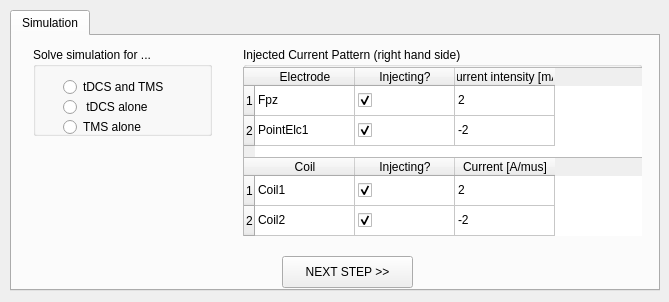
<?xml version="1.0" encoding="UTF-8"?>
<ui version="4.0">
 <class>SetupRHSforTDCSandTMSDialog</class>
 <widget class="QWidget" name="SetupRHSforTDCSandTMSDialog">
  <property name="geometry">
   <rect>
    <x>0</x>
    <y>0</y>
    <width>669</width>
    <height>302</height>
   </rect>
  </property>
  <property name="windowTitle">
   <string>SetupRHSforTDCSandTMSDialog</string>
  </property>
  <widget class="QTabWidget" name="tabWidget">
   <property name="geometry">
    <rect>
     <x>10</x>
     <y>10</y>
     <width>650</width>
     <height>281</height>
    </rect>
   </property>
   <property name="currentIndex">
    <number>0</number>
   </property>
   <widget class="QWidget" name="Simulation">
    <property name="whatsThis">
     <string>Simulation</string>
    </property>
    <property name="accessibleName">
     <string/>
    </property>
    <attribute name="title">
     <string>Simulation</string>
    </attribute>
    <widget class="QPushButton" name="pushButton_3">
     <property name="geometry">
      <rect>
       <x>270</x>
       <y>220</y>
       <width>131</width>
       <height>32</height>
      </rect>
     </property>
     <property name="text">
      <string>NEXT STEP &gt;&gt;</string>
     </property>
    </widget>
    <widget class="QWidget" name="verticalLayoutWidget_5">
     <property name="geometry">
      <rect>
       <x>10</x>
       <y>0</y>
       <width>201</width>
       <height>111</height>
      </rect>
     </property>
     <layout class="QVBoxLayout" name="verticalLayout_5">
      <item>
       <widget class="QGroupBox" name="groupBox_6">
        <property name="title">
         <string>Solve simulation for ...</string>
        </property>
        <widget class="QRadioButton" name="radioButton_6">
         <property name="geometry">
          <rect>
           <x>30</x>
           <y>50</y>
           <width>102</width>
           <height>20</height>
          </rect>
         </property>
         <property name="text">
          <string> tDCS alone</string>
         </property>
        </widget>
        <widget class="QRadioButton" name="radioButton_7">
         <property name="geometry">
          <rect>
           <x>30</x>
           <y>70</y>
           <width>102</width>
           <height>20</height>
          </rect>
         </property>
         <property name="text">
          <string>TMS alone</string>
         </property>
        </widget>
        <widget class="QRadioButton" name="radioButton_8">
         <property name="geometry">
          <rect>
           <x>30</x>
           <y>30</y>
           <width>121</width>
           <height>20</height>
          </rect>
         </property>
         <property name="text">
          <string>tDCS and TMS</string>
         </property>
        </widget>
       </widget>
      </item>
     </layout>
    </widget>
    <widget class="QWidget" name="verticalLayoutWidget_6">
     <property name="geometry">
      <rect>
       <x>220</x>
       <y>0</y>
       <width>421</width>
       <height>211</height>
      </rect>
     </property>
     <layout class="QVBoxLayout" name="verticalLayout_6">
      <item>
       <widget class="QGroupBox" name="groupBox_7">
        <property name="title">
         <string>Injected Current Pattern (right hand side)</string>
        </property>
        <widget class="QTableWidget" name="tableWidget_5">
         <property name="geometry">
          <rect>
           <x>0</x>
           <y>20</y>
           <width>411</width>
           <height>91</height>
          </rect>
         </property>
         <row>
          <property name="text">
           <string>1</string>
          </property>
         </row>
         <row>
          <property name="text">
           <string>2</string>
          </property>
         </row>
         <column>
          <property name="text">
           <string>Electrode</string>
          </property>
         </column>
         <column>
          <property name="text">
           <string>Injecting?</string>
          </property>
         </column>
         <column>
          <property name="text">
           <string>Current intensity [mA]</string>
          </property>
         </column>
         <item row="0" column="0">
          <property name="text">
           <string>Fpz</string>
          </property>
         </item>
         <item row="0" column="1">
          <property name="text">
           <string/>
          </property>
          <property name="checkState">
           <enum>Checked</enum>
          </property>
         </item>
         <item row="0" column="2">
          <property name="text">
           <string>2</string>
          </property>
         </item>
         <item row="1" column="0">
          <property name="text">
           <string>PointElc1</string>
          </property>
         </item>
         <item row="1" column="1">
          <property name="text">
           <string/>
          </property>
          <property name="checkState">
           <enum>Checked</enum>
          </property>
         </item>
         <item row="1" column="2">
          <property name="text">
           <string>-2</string>
          </property>
         </item>
        </widget>
        <widget class="QTableWidget" name="tableWidget_6">
         <property name="geometry">
          <rect>
           <x>0</x>
           <y>110</y>
           <width>411</width>
           <height>91</height>
          </rect>
         </property>
         <row>
          <property name="text">
           <string>1</string>
          </property>
         </row>
         <row>
          <property name="text">
           <string>2</string>
          </property>
         </row>
         <column>
          <property name="text">
           <string>Coil</string>
          </property>
         </column>
         <column>
          <property name="text">
           <string>Injecting?</string>
          </property>
         </column>
         <column>
          <property name="text">
           <string>Current [A/mus]</string>
          </property>
         </column>
         <item row="0" column="0">
          <property name="text">
           <string>Coil1</string>
          </property>
         </item>
         <item row="0" column="1">
          <property name="text">
           <string/>
          </property>
          <property name="checkState">
           <enum>Checked</enum>
          </property>
         </item>
         <item row="0" column="2">
          <property name="text">
           <string>2</string>
          </property>
         </item>
         <item row="1" column="0">
          <property name="text">
           <string>Coil2</string>
          </property>
         </item>
         <item row="1" column="1">
          <property name="text">
           <string/>
          </property>
          <property name="checkState">
           <enum>Checked</enum>
          </property>
         </item>
         <item row="1" column="2">
          <property name="text">
           <string>-2</string>
          </property>
         </item>
        </widget>
       </widget>
      </item>
     </layout>
    </widget>
   </widget>
  </widget>
 </widget>
 <layoutdefault spacing="6" margin="11"/>
 <resources/>
 <connections/>
</ui>
